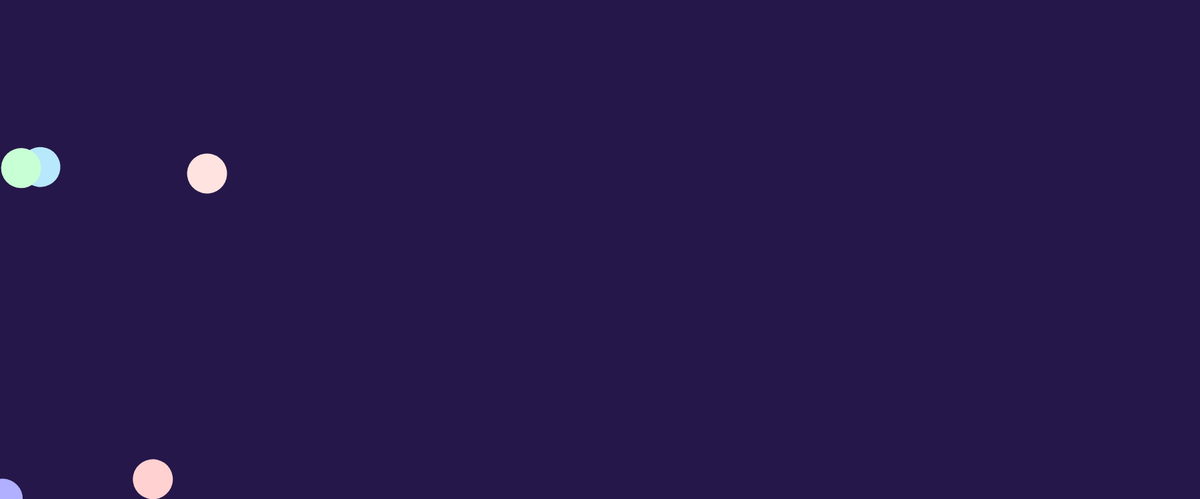
Frame 1 (no input)
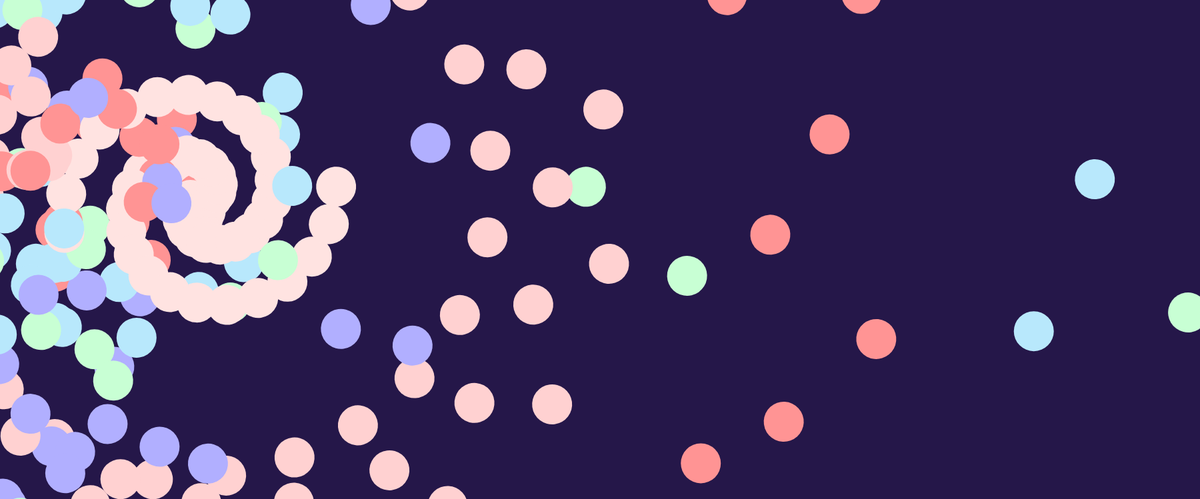
Frame 60 (no input)
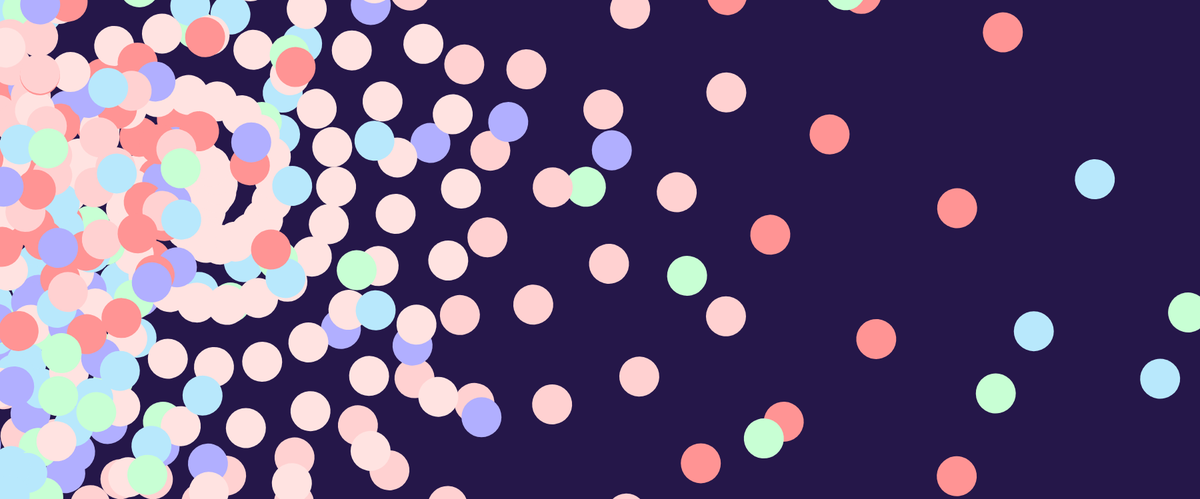
Frame 120 (the mouse pressed at the canvas centre since frame 60)

The p5.js sketch that drew these frames (run headless with seeded random() and noise() and a simulated clock; from frame 60 on, the mouse is pressed at the canvas centre):

// p5.js sketch
// ── sketch.js
var a ;

function setup() {
  createCanvas(1800, 749);
  
  a = PI / 3;
  
  background(37, 23, 73);
}

function draw() {
  
  noStroke();
  fill(255, 227, 225);
  translate(300,300);
  rotate(a);
  circle(-30+a,-30+a,60);
  a = a +0.5;
  
  fill(255, 209, 209);
  translate(300,300);
  rotate(a);
  circle(-30+a,-30+a,60);
  a = a + 0.5
  
  fill(255, 148, 148);
  translate(300,300);
  rotate(a);
  circle(-30+a,-30+a,60);
  a = a + 0.5
  
  fill(184, 232, 252);
  translate(300,300);
  rotate(a);
  circle(-30+a,-30+a,60);
  a = a + 0.5
  
  fill(177,175,255);
  translate(300,300);
  rotate(a);
  circle(-30+a,-30+a,60);
  a = a + 0.5
  
  fill(200, 255, 212);
  translate(300,300);
  rotate(a);
  circle(-30+a,-30+a,60);
  a = a + 0.5
}
// ── style.css
html, body {
  margin: 0;
  padding: 0;
}
canvas {
  display: block;
}

a {
  text-decoration: none;
  font-size: 14px;
  color: rgb(200, 43, 214);
  display: inline-block;
  margin-left: 20px;
}
.title{
  position: fixed;
  top: 1%;
  right: 12%;
  width: 30px;
  height: 100%;
  font-size: 3rem;
  color: rgb(200, 43, 214);
  word-wrap:break-word;
}
